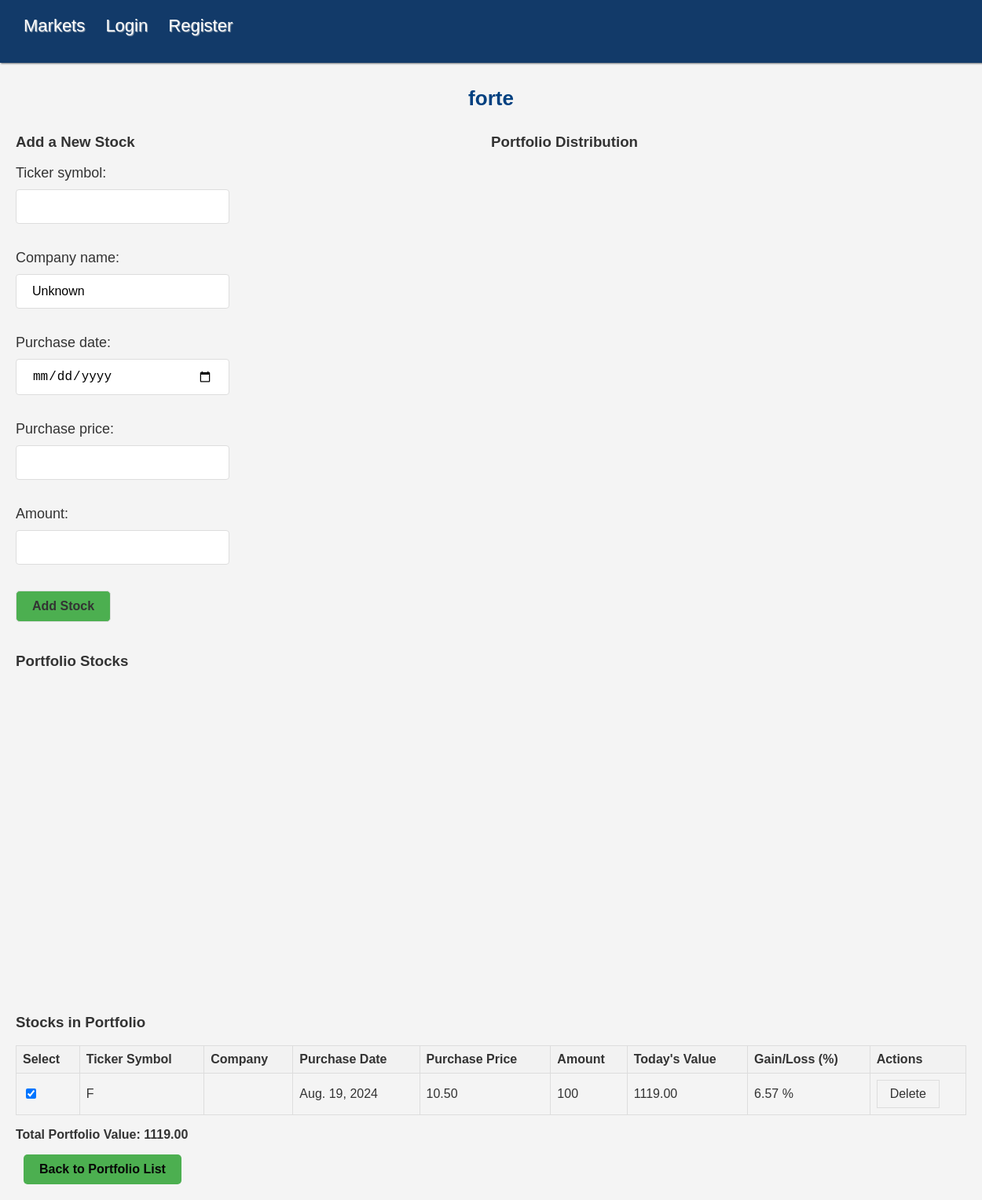
The page /portfolio/5/ on the database as committed earlier.
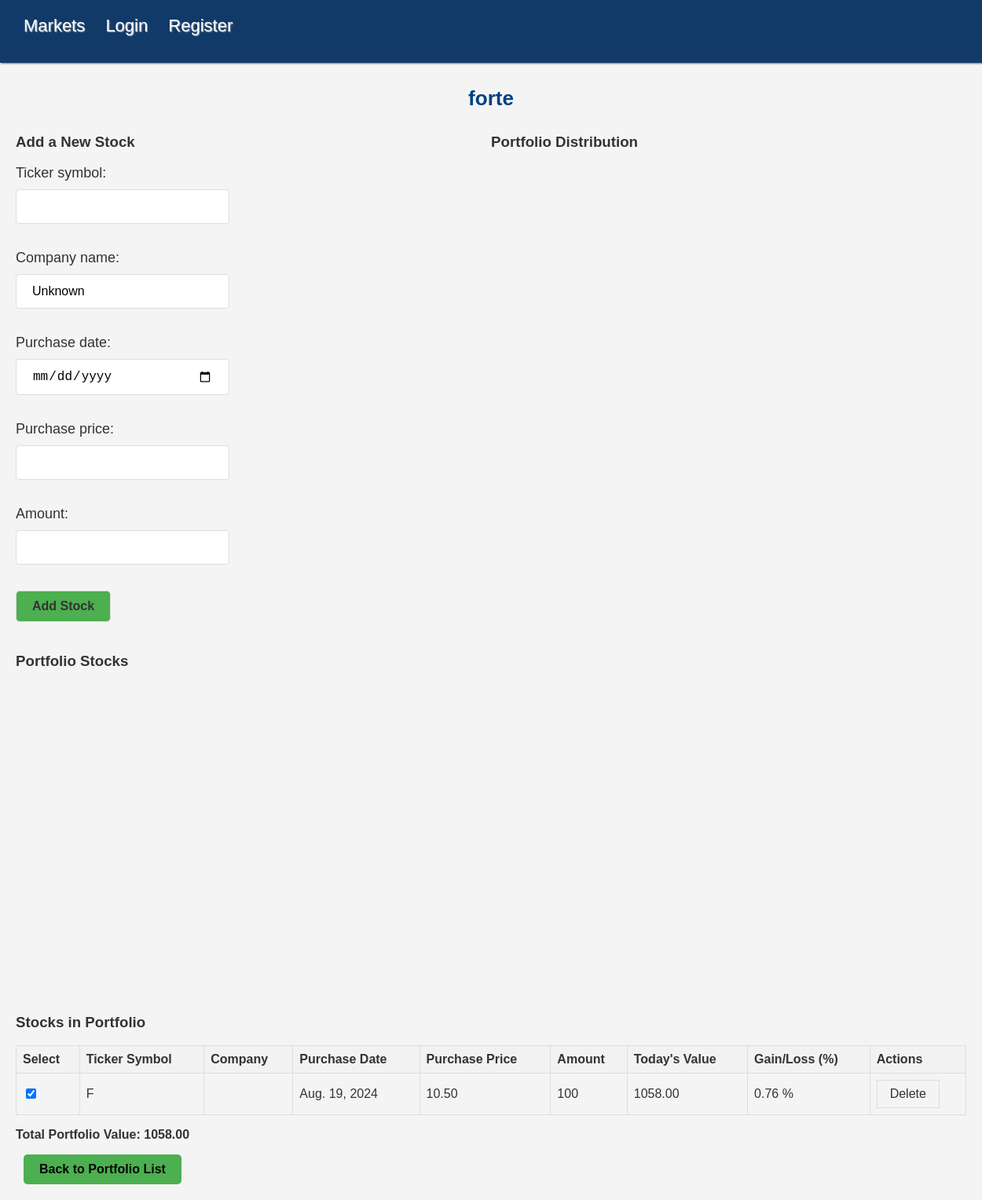
The same page on the database as committed later.
### portfolio/models.py (models this page shows, shortened)
class Security(models.Model):
    portfolio = models.ForeignKey(Portfolio, on_delete=models.CASCADE)
    ticker_symbol = models.CharField(max_length=10)
    company_name = models.CharField(max_length=255, default="Unknown")  # Add this field
    purchase_date = models.DateField()
    purchase_price = models.DecimalField(max_digits=10, decimal_places=2)
    amount = models.IntegerField()
    todays_value = models.DecimalField(max_digits=10, decimal_places=2, default=0.0)
    def gain_percentage(self):
        if self.purchase_price > 0:
            todays_value_decimal = Decimal(self.todays_value)
            return ((todays_value_decimal - (self.purchase_price * self.amount)) / (
                    self.purchase_price * self.amount)) * 100
        return Decimal('0.0')

### portfolio/views.py (the view, shortened to what this page needs)
# urls.py: path('portfolio/<int:pk>/', views.portfolio_detail, name='portfolio_detail'),
def portfolio_detail(request, pk):
    portfolio = get_object_or_404(Portfolio, pk=pk)
    stocks = portfolio.security_set.all()
    form = AddStockForm(request.POST or None)
    if request.method == 'POST':
        if form.is_valid():
            stock = form.save(commit=False)
            stock.portfolio = portfolio
            stock.save()
            return redirect('portfolio_detail', pk=portfolio.pk)
    plot_data = []  # Will store data for each stock to send to the template
    purchase_dates = [stock.purchase_date for stock in stocks if stock.purchase_date]  # Collect purchase dates
    if purchase_dates:
        earliest_purchase_date = min(purchase_dates)  # Find the earliest purchase date
    else:
        earliest_purchase_date = None  # Set to None if there are no purchase dates
    total_value = 0.0  # Set it to 0.0 initially to avoid UnboundLocalError
    pie_data = []
    if stocks.exists():  # Ensure there are stocks before summing
        total_value = stocks.aggregate(Sum('todays_value'))['todays_value__sum'] or 0.0  # Sum the todays_value
        for stock in stocks:
            if total_value > 0 and stock.todays_value:
                percentage = float((stock.todays_value / total_value) * 100)  # Convert percentage to float
                pie_data.append({
                    'name': stock.ticker_symbol,  # Stock symbol for pie chart
                    'y': percentage  # This is the percentage value for the pie chart
                })
            current_price = get_current_price(stock.ticker_symbol)
        if request.method == 'POST' and 'delete_stock' in request.POST:
            stock_id = request.POST.get('delete_stock')
            stock_to_delete = get_object_or_404(Security, id=stock_id, portfolio=portfolio)
            stock_to_delete.delete()
            return redirect('portfolio_detail', pk=portfolio.pk)
    earliest_purchase_date_str = earliest_purchase_date.strftime('%Y-%m-%d') if earliest_purchase_date else None
    context = {
        'portfolio': portfolio,
        'form': form,  # Pass the form to the template
        'stocks': stocks,
        'plot_data_json': json.dumps(plot_data),  # Pass the serialized plot data to the template
        'pie_data_json': json.dumps(pie_data),  # Pass pie chart data as JSON
        'earliest_purchase_date': earliest_purchase_date_str,  # Pass the earliest purchase date as a string or None
        'total_value': float(total_value),  # Convert total_value to float to avoid Decimal issues
    }
    return render(request, 'portfolio/portfolio_detail.html', context)

### portfolio/forms.py
class AddStockForm(forms.ModelForm):
    class Meta:
        model = Security
        fields = ['ticker_symbol', 'company_name', 'purchase_date', 'purchase_price', 'amount']
        widgets = {
            'purchase_date': forms.DateInput(attrs={'type': 'date'}),
        }

### portfolio/templates/portfolio/portfolio_detail.html (shortened to what this page needs)
{% extends 'portfolio/base.html' %}
{% block content %}
<h2>{{ portfolio.name }}</h2>
<div class="form-and-pie-container" style="display: flex; justify-content: space-between;">
    <div class="add-stock-form" style="width: 45%;">
        <h3>Add a New Stock</h3>
        <form method="POST">
            <label for="ticker_symbol">Ticker symbol:</label>
            {{ form.ticker_symbol }}
            <br>
            <label for="company_name">Company name:</label>
            {{ form.company_name }}
            <br>
            <label for="purchase_date">Purchase date:</label>
            {{ form.purchase_date }}
            <br>
            <label for="purchase_price">Purchase price:</label>
            {{ form.purchase_price }}
            <br>
            <label for="amount">Amount:</label>
            {{ form.amount }}
            <br>
            <button type="submit" class="add-portfolio-button" style="margin-bottom: 20px;">Add Stock</button>
        </form>
    </div>
    <div class="pie-chart-container" style="width: 50%;">
        <h3>Portfolio Distribution</h3>
        <div id="portfolioPieChart" style="width:90%; height:500px;"></div>
    </div>
</div>
<h3>Portfolio Stocks</h3>
<div id="portfolioChart" style="width:100%; height:400px;"></div>
<h3>Stocks in Portfolio</h3>
<table>
    <tr>
        <th>Select</th>
        <th>Ticker Symbol</th>
        <th>Company</th>
        <th>Purchase Date</th>
        <th>Purchase Price</th>
        <th>Amount</th>
        <th>Today's Value</th>
        <th>Gain/Loss (%)</th>
        <th>Actions</th>
    </tr>
    {% for stock in stocks %}
    <tr>
        <td>
            <input type="checkbox" class="stock-checkbox" data-series-index="{{ forloop.counter0 }}" checked>
        </td>
        <td>{{ stock.ticker_symbol }}</td>
        <td>{{ stock.company_name }}</td>
        <td>{{ stock.purchase_date }}</td>
        <td>{{ stock.purchase_price }}</td>
        <td>{{ stock.amount }}</td>
        <td>{{ stock.todays_value|floatformat:2 }}</td>
        <td>{{ stock.gain_percentage|floatformat:2 }} %</td>
        <td>
            <form method="POST" style="display:inline;">
                <button type="submit" class="btn btn-danger">Delete</button>
            </form>
        </td>
    </tr>
    {% endfor %}
</table>
<p><strong>Total Portfolio Value: {{ total_value|floatformat:2 }}</strong></p>
<a href="{% url 'portfolio_list' %}" class="add-portfolio-button">Back to Portfolio List</a>
{% endblock %}

Rows that differ between the two databases and show on the page:
changed Security: todays_value "1119.00" → "1058.00"; gain_percentage "6.57" → "0.76"
Other text that changed with them:
{{ total_value|floatformat:2 }}: "1119.00" → "1058.00"
